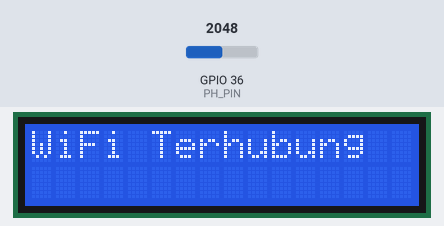
The sketch below on a simulated ESP32. Parts: 16×2 character LCD. Inputs (shaded band) come from the test bench; at power-on: GPIO 36 (PH_PIN) = 2048. WiFi joins after 1.5 s; servers stay silent unless stated; what the sketch prints to the serial monitor is not drawn.

Above: at 1.7 s.
At 8.5 s:
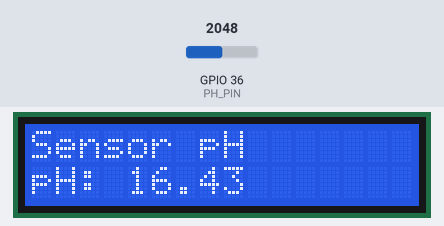
8.6 s: GPIO 36 (PH_PIN) set to 2866
At 13.4 s:
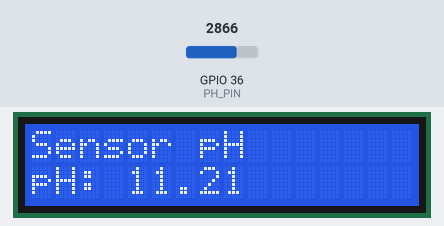
14.4 s: GPIO 36 (PH_PIN) set to 3603
At 18.3 s:
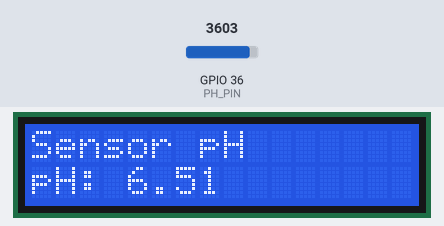
19.4 s: GPIO 36 (PH_PIN) set to 4095
At 23.3 s:
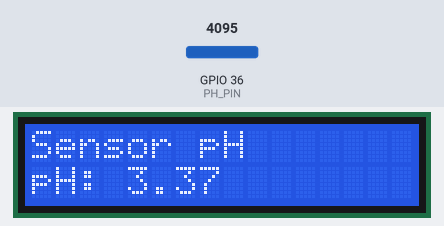
Timing chart, 0 to 24.8 s (numbered marks = the images above; inputs shaded):
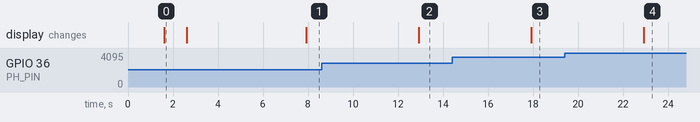

The sketch:

PH.ino
```cpp
#define BLYNK_TEMPLATE_ID "TMPL6pJ1afFvu"
#define BLYNK_TEMPLATE_NAME "Tugas akhir Riffan Sudira"
#define BLYNK_AUTH_TOKEN "nXYi56Oku-9Fpb18RSruHnFn9MNtQy8H"

#include <WiFi.h>
#include <BlynkSimpleEsp32.h>
#include <Wire.h>
#include <LiquidCrystal_I2C.h>

BlynkTimer timer;

const char* ssid = "Tugas Akhir";
const char* password = "Riffan Sudira";

#define PH_PIN 36

LiquidCrystal_I2C lcd(0x27, 16, 2);

float phValue = 0.0;

void bacaPH() {
  int phADC = analogRead(PH_PIN);
  float voutPH = phADC * 3.3 / 4095.0;

  float R1 = 10000.0;
  float R2 = 20000.0;
  float vinPH = (voutPH * (R1 + R2) / R2) - 1.7684;

  phValue = -5.2799 * vinPH + 20.165;

  Serial.printf("PH ADC: %d | Vin: %.3fV | pH: %.2f\n", phADC, vinPH, phValue);

  lcd.setCursor(0, 0);
  lcd.print("Sensor pH");
  lcd.setCursor(0, 1);
  lcd.printf("pH: %.2f     ", phValue);

  Blynk.virtualWrite(V4, phValue); // V4 = pH
}

void setup() {
  Serial.begin(115200);
  lcd.begin();
  lcd.backlight();
  lcd.setCursor(0, 0);
  lcd.print("Menghubungkan");
  lcd.setCursor(0, 1);
  lcd.print("WiFi...");

  WiFi.begin(ssid, password);
  while (WiFi.status() != WL_CONNECTED) {
    delay(500);
    Serial.print(".");
  }

  lcd.clear();
  lcd.setCursor(0, 0);
  lcd.print("WiFi Terhubung");
  delay(1000);
  lcd.clear();

  Blynk.begin(BLYNK_AUTH_TOKEN, ssid, password);
  timer.setInterval(5000L, bacaPH);
}

void loop() {
  Blynk.run();
  timer.run();
}
```

Measured:
- after the input at 8.6 s, the display: changes after 4.3 s (image 2)
- after the input at 14.4 s, the display: changes after 3.5 s (image 3)
- after the input at 19.4 s, the display: changes after 3.5 s (image 4)
- what the display in image 0 shows lasts 1.0 s, from 1.6 s to 2.6 s
